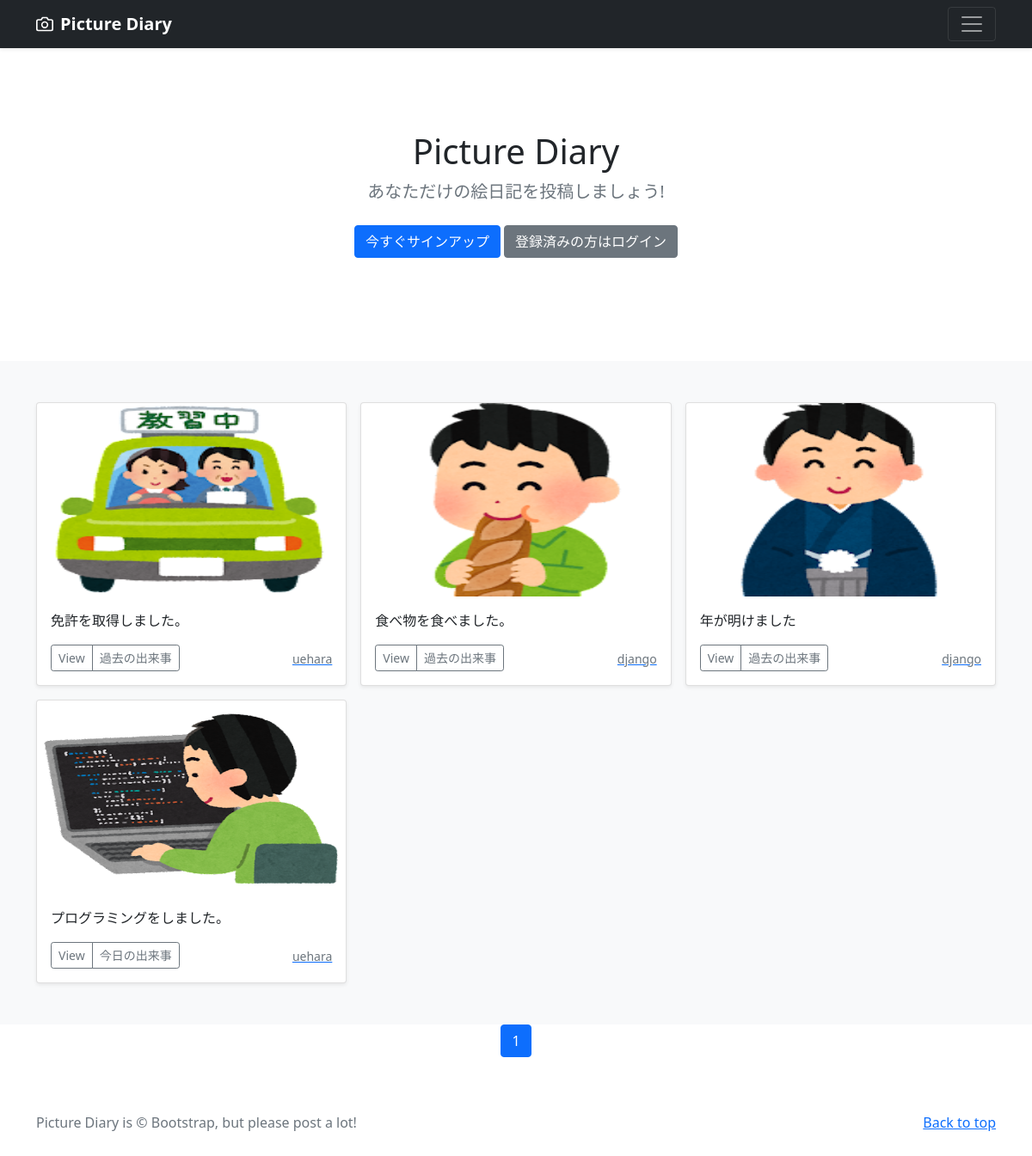
The page / on the database its author committed.
### photo/models.py (models this page shows, shortened)
class PhotoPost(models.Model):
    user = models.ForeignKey(
        CustomUser,
        verbose_name='ユーザー',
        on_delete=models.CASCADE
        )
    category = models.ForeignKey(
        Category,
        verbose_name='カテゴリ',
        on_delete=models.PROTECT
        )
    title = models.CharField(
        verbose_name='タイトル', # フィールドのタイトル
        max_length=200        # 最大文字数は200
        )
    comment = models.TextField(
        verbose_name='コメント',  # フィールドのタイトル
        )
    image1 = models.ImageField(
        verbose_name='イメージ1',# フィールドのタイトル
        upload_to = 'photos'   # MEDIA_ROOT以下のphotosにファイルを保存
        )
    image2 = models.ImageField(
        verbose_name='イメージ2',# フィールドのタイトル
        upload_to = 'photos',  # MEDIA_ROOT以下のphotosにファイルを保存
        blank=True,            # フィールド値の設定は必須でない
        null=True              # データベースにnullが保存されることを許容
        )
    posted_at = models.DateTimeField(
        verbose_name='投稿日時', # フィールドのタイトル
        auto_now_add=True       # 日時を自動追加
        )

class Category(models.Model):
    title = models.CharField(
        verbose_name='カテゴリ', # フィールドのタイトル
        max_length=20)

### accounts/models.py (models this page shows)
class CustomUser(AbstractUser):
    pass

### photo/views.py (the view)
# urls.py: path('', views.IndexView.as_view(), name='index'),
class IndexView(ListView):
    template_name ='index.html'
    queryset = PhotoPost.objects.order_by('-posted_at')
    paginate_by = 9

### photo/templates/index.html (shortened to what this page needs)
{% extends 'base.html' %}
      {% block contents %}
      {% include "photos_title.html" %}
      {% include "photos_list.html" %}
      {% include "pagination.html" %}
      {% endblock %}

### photo/templates/photos_list.html (shortened to what this page needs)
  <div class="album py-5 bg-light">
    <div class="container">
      <div class="row row-cols-1 row-cols-sm-2 row-cols-md-3 g-3">
        {% for record in object_list %}
        <div class="col">
          <div class="card shadow-sm">
            <img src="{{ record.image1.url }}"
                 class="bd-placeholder-img card-img-top"
                 width="100%" height="225"
                 xmlns="http://www.w3.org/2000/svg"
                 role="img" aria-label="Placeholder: Thumbnail"
                 preserveAspectRatio="xMidYMid slice"
                 focusable="false">
                 <rect width="100%" height="100%" fill="#55595c"/>
            <div class="card-body">
              <p class="card-text">
                {{record.title}}
              </p>
              <div class="d-flex justify-content-between align-items-center">
                <div class="btn-group">
                  <button type="button"
                          class="btn btn-sm btn-outline-secondary"
onclick="location.href='{% url 'photo:photo_detail' record.pk %}'">
                          View</button>
                  <button type="button"
                          class="btn btn-sm btn-outline-secondary"
onclick="location.href='{% url 'photo:photos_cat' category=record.category.id %}'">
                          {{record.category.title}}</button>
                </div>
                <a href="{% url 'photo:user_list' user=record.user.id %}">
                  <small class="text-muted">
                    {{record.user.username}}</small>
                </a>
              </div>
            </div>
          </div>
        </div>
        {% endfor %}
      </div>
    </div>
  </div>

### photo/templates/base.html (style rules this page uses)
.bd-placeholder-img { font-size: 1.125rem; text-anchor: middle; -webkit-user-select: none; -moz-user-select: none; user-select: none; }

### rows shown on the page
PhotoPost: image1 (picture), title "免許を取得しました。", category "過去の出来事", user.username "uehara"
PhotoPost: image1 (picture), title "食べ物を食べました。", category "過去の出来事", user.username "django"
PhotoPost: image1 (picture), title "年が明けました", category "過去の出来事", user.username "django"
PhotoPost: image1 (picture), title "プログラミングをしました。", category "今日の出来事", user.username "uehara"

### other values the page prints
{{ num }} "1"
